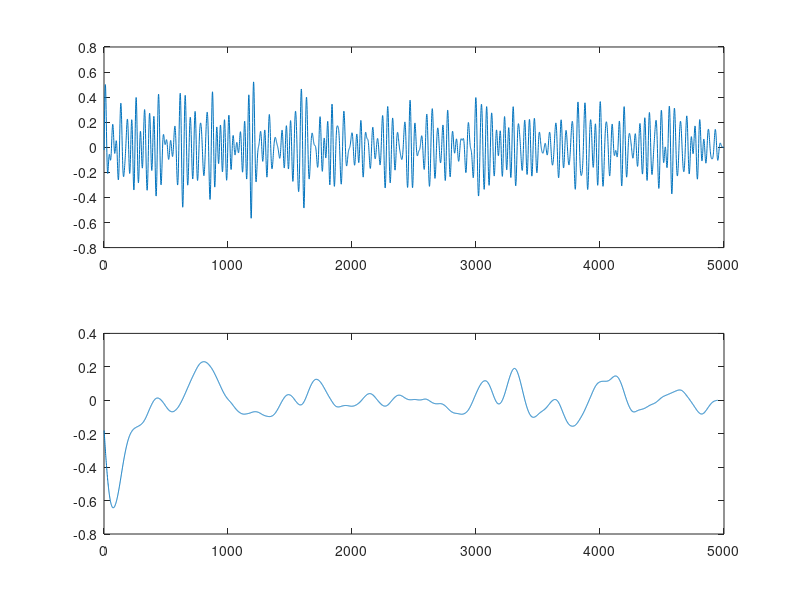
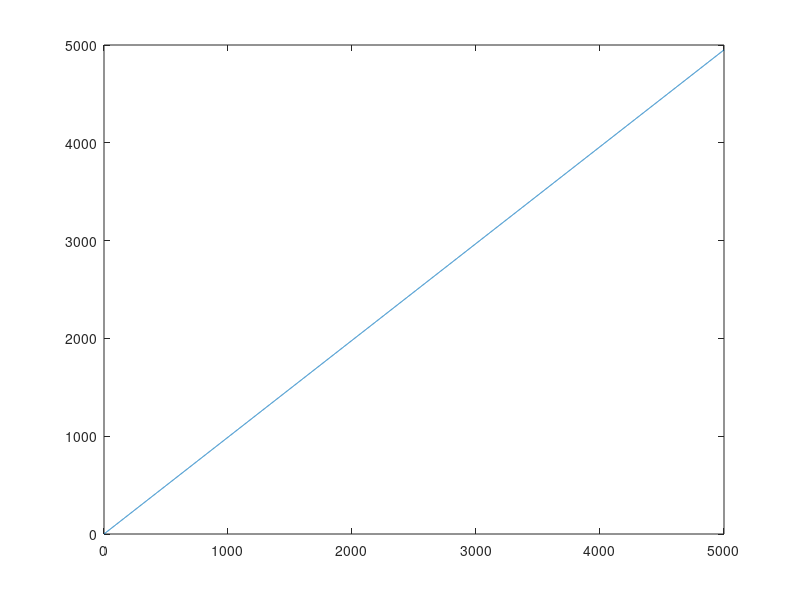

Recreate these plots in MATLAB, in order.
% synch demo for two samples start (assuming constant drift)

% generate signals for demo

Fs = 250;

[b, a] = butter(4, [4,8]*2/Fs, 'bandpass');
RNS = filtfilt(b, a, randn(20*Fs,1));

[d, c] = butter(2, [0.2,1]*2/Fs, 'bandpass');
behav = filtfilt(d, c, randn(19.8*Fs,1));


figure; 
subplot(2,1,1)
plot(RNS)
subplot(2,1,2)
plot(behav)
xlim([0,20*Fs])

% alignment, create query points for the behavioral signals, 
% with N_RNS % point but covering the range [1:N_behav] 

N_RNS = size(RNS,1);
N_behav = size(behav,1);

xi = linspace(1,N_behav, N_RNS);
figure; plot(xi);

behav_synch = interp1(1:N_behav,behav, xi );
